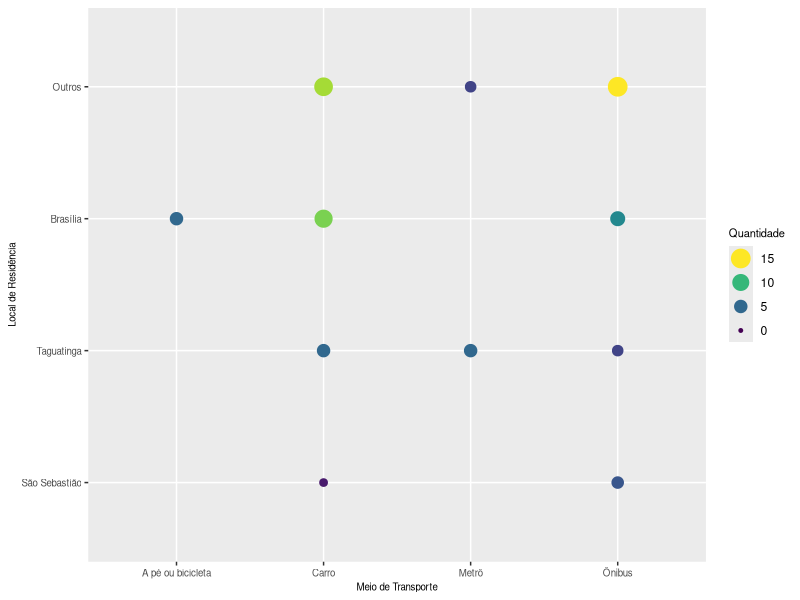
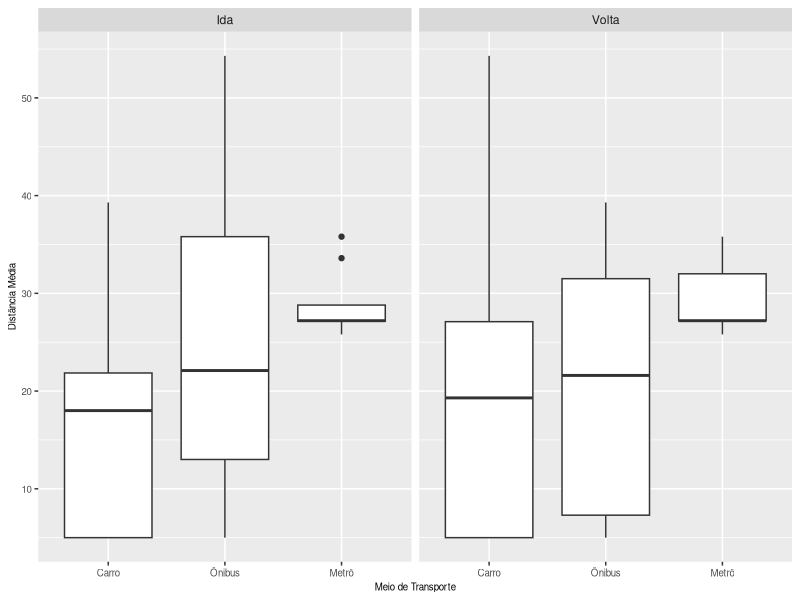
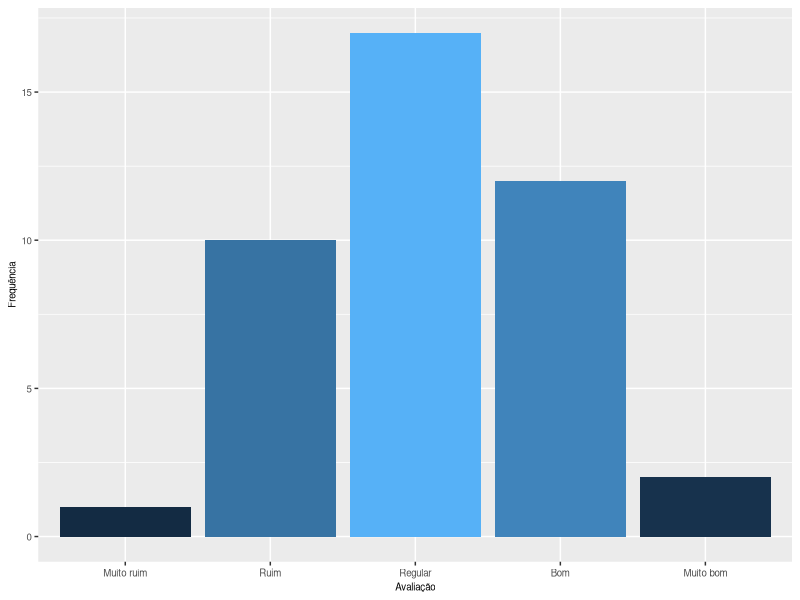
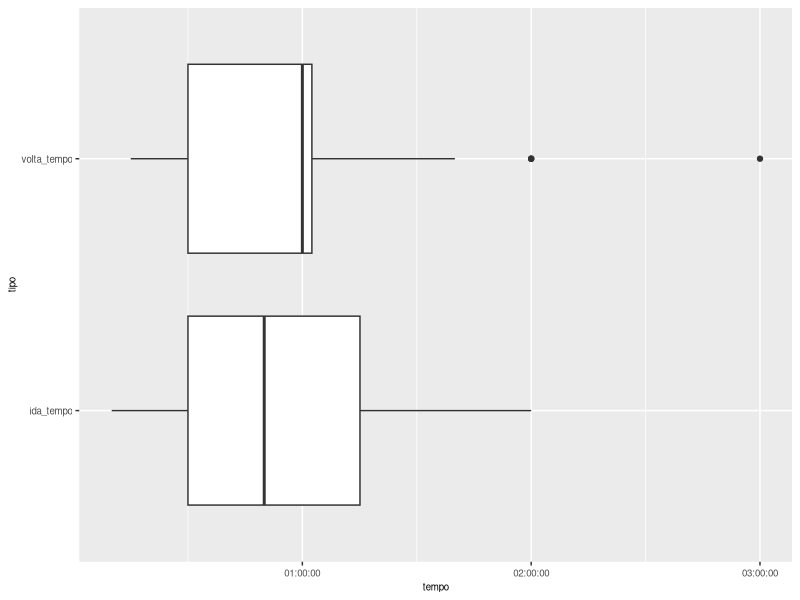
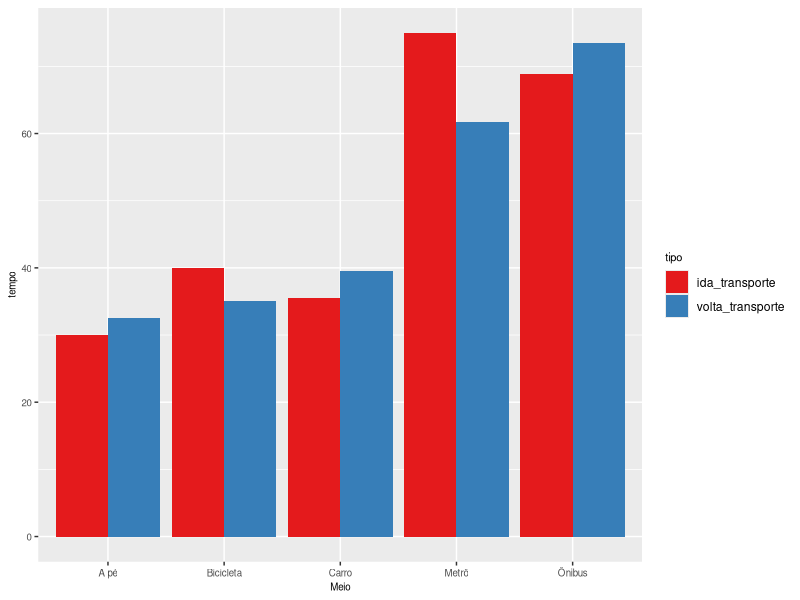
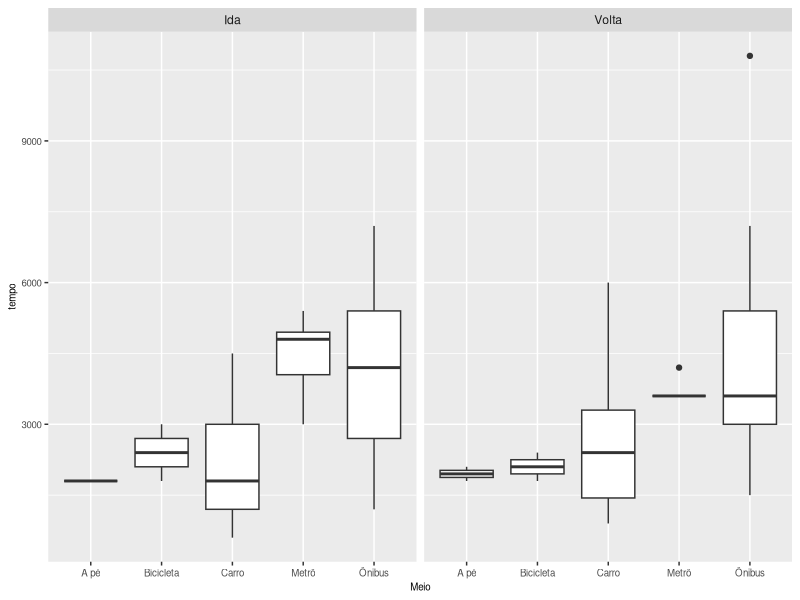
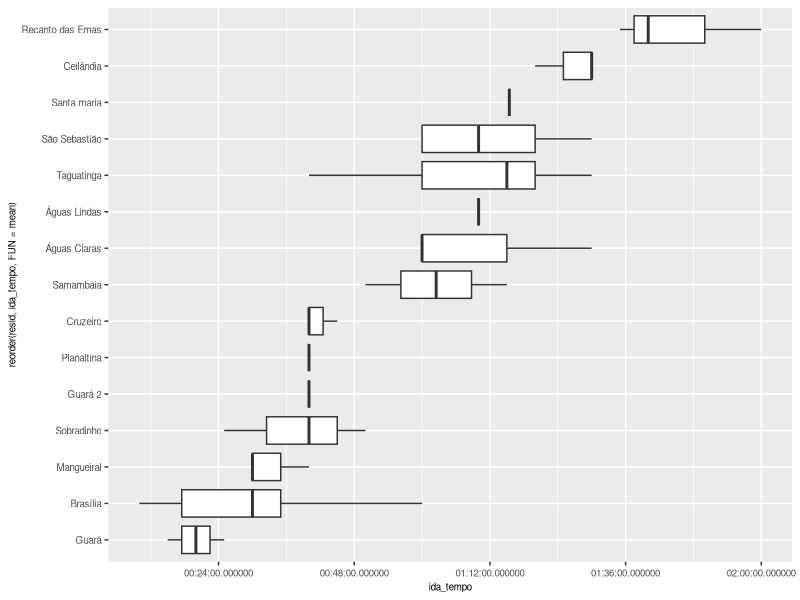
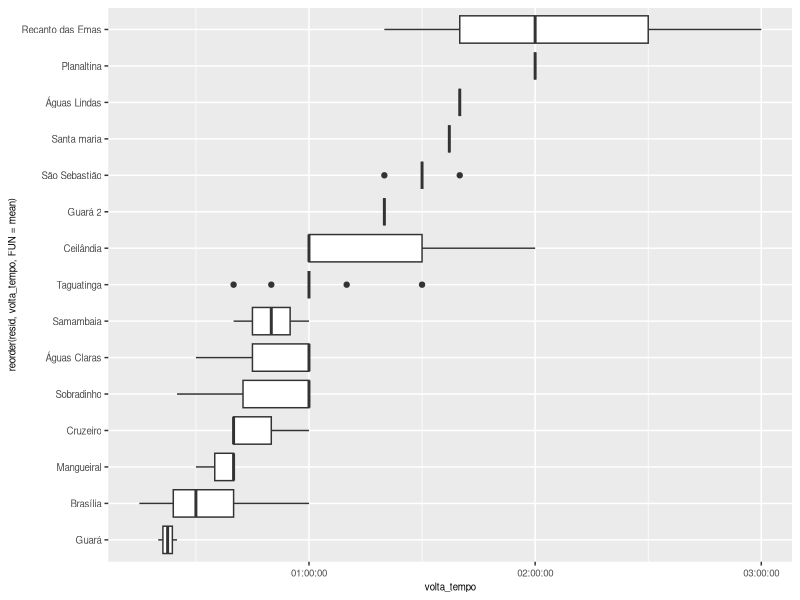

Reproduce these figures in R, in order.
## ---- chunk 1
knitr::opts_chunk$set(echo = FALSE, message = FALSE, warning = FALSE, fig.width = 3.5, fig.height = 2, fig.align = 'center')
library(tidyverse)
library(viridis)

theme_update(# axis labels
             axis.title = element_text(size = 7),
             # tick labels
             axis.text = element_text(size = 7),
             # title 
             title = element_text(size = 8))

transito <- read_csv("tabela1.csv")
transito2 <- read_csv("tabela2.csv")

cv <- function(arg){
  return(sd(arg)/mean(arg))
}
## ---- chunk 2
transito %>%
  gather(ida_transporte, volta_transporte, key=tipo, value=Meio) %>% 
  group_by(Meio) %>% 
  summarise(Ida = sum(tipo == 'ida_transporte'), Volta = sum(tipo == 'volta_transporte'))
## ---- chunk 3
transito2 %>%
  mutate(resid = ifelse( resid %in% c('Asa Norte', 'Asa Sul'), 'Brasília', resid),
         resid = ifelse( resid %in% c('Brasília', 'Taguatinga', 'São Sebastião'), resid, 'Outros')) %>%
  group_by(meio, resid) %>% 
  summarise(n = n()) %>% 
  ggplot() +
    geom_point(aes(meio, reorder(resid, n, FUN = sum), size = n, color = n)) + 
    scale_color_viridis(limits=c(0,15), breaks = seq(15,0,-5)) +
    scale_size_continuous(limits=c(0,15), breaks = seq(15,0,-5)) +
    guides(color= guide_legend(), size=guide_legend()) +
    labs(x = "Meio de Transporte", y = "Local de Residência", color = "Quantidade", size = "Quantidade")
## ---- chunk 4
transito %>% 
  mutate(dist = ifelse(dist == 10.8, 5, dist)) %>% 
  group_by(volta_transporte) %>% 
  summarise(dist_media = mean(dist))
## ---- chunk 5
transito %>% 
  gather(ida_transporte, volta_transporte, key = tipo, value = meio) %>% 
  filter(meio %in% c("Ônibus", "Metrô", "Carro")) %>% 
  mutate(dist = ifelse(dist == 10.8, 5, dist),
         tipo = ifelse(tipo == "ida_transporte", "Ida", "Volta")) %>% 
  ggplot() + 
    geom_boxplot(aes(reorder(meio, dist, FUN = median ), dist)) +
    facet_wrap(~ tipo) +
    labs(x = 'Meio de Transporte', y = 'Distância Média')
## ---- chunk 6
transito$avaliacao <- as_factor(transito$avaliacao)
transito$avaliacao <- factor(transito$avaliacao, levels = c('Muito ruim', 'Ruim', 'Regular', 'Bom', 'Muito bom'))
## ---- chunk 7
transito %>%
  filter(is.na(avaliacao) != TRUE) %>%
  group_by(avaliacao) %>% 
  summarise(n = n()) %>% 
  ggplot(aes(avaliacao, n)) +
    geom_bar(aes(fill = n), stat = "identity") +
    theme(legend.position = "none") + 
    labs(x="Avaliação", y="Frequência")
## ---- chunk 8
transito %>% 
  filter(ida_transporte == "Metrô" | volta_transporte == "Metrô") %>% 
  group_by(avaliacao) %>% 
  summarise(n())
## ---- chunk 9
transito <- transito %>%
  mutate(tempo = (ida_tempo + volta_tempo)/60)
  
transito_tempo <- as.numeric(pull(transito, tempo))
## ---- chunk 10
transito %>% 
  select(ida_tempo, volta_tempo) %>% 
  mutate(transito_tempo = (ida_tempo + volta_tempo)) %>% 
  gather(`ida_tempo`, `volta_tempo`, key=tipo, value=tempo) %>%
  ggplot() +
    geom_boxplot(aes(tipo, tempo)) +
    coord_flip()
## ---- chunk 11
transito %>% 
  gather(ida_transporte, volta_transporte, key=tipo, value=Meio) %>% 
  mutate(tempo = ifelse(tipo == "ida_transporte", ida_tempo, volta_tempo)) %>% 
  group_by(Meio, tipo) %>% 
  summarise(tempo = mean(tempo/60)) %>% 
  #spread(key=tipo, value = tempo)
  ggplot() +
    geom_bar(aes(Meio, tempo, fill=tipo), stat="identity", position = "dodge") +
    scale_fill_brewer(palette = "Set1")

transito %>% 
  gather(ida_transporte, volta_transporte, key=tipo, value=Meio) %>% 
  mutate(tempo = ifelse(tipo == "ida_transporte", ida_tempo, volta_tempo),
         tipo = ifelse(tipo == "ida_transporte", "Ida", "Volta")) %>% 
  ggplot() +
    geom_boxplot(aes(Meio, tempo)) +
    facet_wrap(~ tipo)
## ---- chunk 12
transito %>%
  mutate(resid = ifelse( resid %in% c('Asa Norte', 'Asa Sul'), 'Brasília', resid)) %>%
  ggplot(aes(x = reorder(resid, ida_tempo, FUN = mean), y = ida_tempo)) +
    geom_boxplot() +
    coord_flip()

transito %>%
  mutate(resid = ifelse( resid %in% c('Asa Norte', 'Asa Sul'), 'Brasília', resid)) %>%
  ggplot(aes(x = reorder(resid, volta_tempo, FUN = mean), y = volta_tempo)) +
    geom_boxplot() +
    coord_flip()
## ---- chunk 13
ggplot(transito, aes(dist, tempo)) + 
  geom_point()
## ---- chunk 14
transito <- transito %>% 
  mutate(cred = ifelse(cred < 6, NA, cred))

creditos <- transito %>% 
  filter(is.na(cred) == FALSE) %>% 
  pull(cred)
## ---- chunk 15
transito %>% 
  mutate(tempo = tempo * 7) %>% 
  ggplot(aes(cred, tempo)) + 
    geom_point()
## ---- chunk 16
transito %>% 
  filter(is.na(cred) == FALSE) %>%
  mutate(razao = tempo / (cred * 60 / 7)) %>% 
  ggplot(aes("", y = razao)) +
    geom_boxplot() +
    coord_flip()
## ---- chunk 17
transito %>% 
  filter(is.na(cred) == FALSE) %>%
  mutate(razao = tempo / (cred * 60 / 7)) %>%
  ggplot(aes(razao)) +
    geom_histogram()
